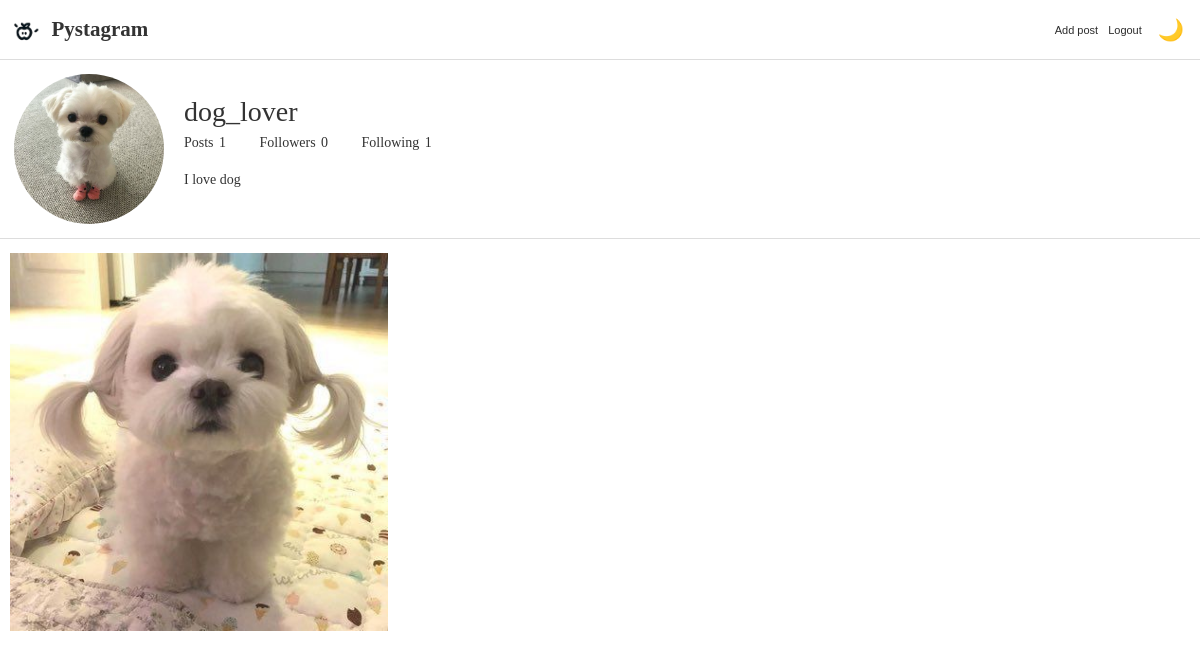
Screenshot of /users/6/profile/ with the database file from the repository.
### users/models.py (models this page shows, shortened)
class User(AbstractUser):
    profile_image = models.ImageField(
        "프로필 이미지", upload_to="users/profile", blank=True
    )
    short_description = models.TextField("소개글", blank=True)
    like_posts = models.ManyToManyField(
        "posts.Post",
        verbose_name="좋아요 누른 Post 목록",
        related_name="like_users",
        blank=True,
    )
    following = models.ManyToManyField(
        "self",
        verbose_name="팔로우 중인 사용자들",
        related_name="followers",
        symmetrical=False,
        through="users.Relationship",
    )

### posts/models.py (models this page shows, shortened)
class Post(models.Model):
    user = models.ForeignKey(
        "users.User",
        verbose_name="작성자",
        on_delete=models.CASCADE,
    )
    content = models.TextField("내용")
    created = models.DateTimeField("생성일시", auto_now_add=True)
    tags = models.ManyToManyField("posts.HashTag", verbose_name="해시태그 목록", blank=True)

class PostImage(models.Model):
    post = models.ForeignKey(
        Post,
        verbose_name = "포스트",
        on_delete=models.CASCADE,
    )
    photo = models.ImageField("사진", upload_to="post")

### users/views.py (the view)
# urls.py: path("<int:user_id>/profile/", profile, name="profile"),
def profile(request, user_id):
    user = get_object_or_404(User, id=user_id)
    context={"user":user,}
    return render(request, "users/profile.html", context)

### templates/users/profile.html
{% extends 'base_profile.html' %}
{% block bottom_data %}
    <div class="post-grid-container">
        {% for post in user.post_set.all %}
            {% if post.postimage_set.first and post.postimage_set.first.photo %}
                <div class="post-grid">
                    <a href="{% url 'posts:post_detail' post_id=post.id %}">
                        <img src="{{ post.postimage_set.first.photo.url }}" alt="">
                    </a>
                </div>
            {% endif %}
        {% endfor %}
    </div>
</div>
{% endblock %}

### templates/base_profile.html (shortened to what this page needs)
{% extends 'base_nav.html' %}
{% block content %}
<div id="profile">
    <div class="info">
        {% if user.profile_image %}
            <img src="{{ user.profile_image.url }}">
        {% endif %}
        <div class="info-texts">
            <h1>{{ user.username }}</h1>
            <div class="counts">
                <dl>
                    <dt>Posts</dt>
                    <dd>
                        <a href="{% url 'users:profile' user_id=user.id %}">
                            {{ user.post_set.count }}</a>
                    </dd>
                    <dt>Followers</dt>
                    <dd>
                        <a href="{% url 'users:followers' user_id=user.id %}">
                            {{ user.followers.count }}</a>
                    </dd>
                    <dt>Following</dt>
                    <dd>
                        <a href="{% url 'users:following' user_id=user.id %}">
                            {{ user.following.count }}</a>
                    </dd>
                </dl>
            </div>
            <p>{{ user.short_description }}</p>
        </div>
    </div>
    {% block bottom_data %}{% endblock %}
{% endblock %}

### static/css/stylenew.css (style rules this page uses)
h1, h2, h3, h4, h5, h6 { padding: 0; margin: 0; font-weight: 300; }
a { text-decoration: none; color: #333; }
html { margin: 0; font-family: "Noto Sans KR", serif; font-weight: 300; font-size: 14px; color: #333; height: 100%; }
body { margin: 0; height: 100%; }
#profile { display: flex; flex-direction: column; padding-top: 74px; }
#profile .info { display: flex; flex-direction: row; padding-bottom: 14px; border-bottom: 1px solid #ddd; padding-left: 14px; padding-right: 14px; }
#profile .info img { width: 150px; height: 150px; border-radius: 50%; margin-right: 20px; }
#profile .info .info-texts { display: flex; flex-direction: column; justify-content: center; }
#profile .info .info-texts .counts dl { margin-block-start: 0.5em; margin-block-end: 0.5em; }
#profile .info .info-texts .counts dt { display: inline-block; }
#profile .info .info-texts .counts dd { display: inline-block; margin-inline-start: 2px; margin-inline-end: 30px; font-weight: 500; }
#profile .post-grid-container { padding-top: 14px; padding-left: 10px; padding-right: 10px; }
.post-grid-container { display: flex; flex-direction: row; flex-wrap: wrap; }
.post-grid-container .post-grid { display: flex; aspect-ratio: 1/1; width: calc((100vw - (100vw - 100%)) * 0.32); margin-right: calc((100vw - (100vw - 100%)) * 0.02); margin-bottom: 2vw; background-color: #eee; box-sizing: border-box; overflow: hidden; }
.post-grid-container .post-grid a { display: flex; }
.post-grid-container .post-grid img { min-width: 100%; object-fit: cover; object-position: center center; }

### rows the page displays
User: profile_image (picture), username "dog_lover", post_set.count "1", followers.count "0", following.count "1", short_description "I love dog"
Post: postimage_set.first.photo (picture)
